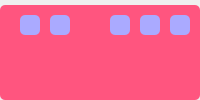
                     <widget class="QFrame" name="frame_btn">
                      <property name="minimumSize">
                       <size>
                        <width>0</width>
                        <height>35</height>
                       </size>
                      </property>
                      <property name="maximumSize">
                       <size>
                        <width>16777215</width>
                        <height>500</height>
                       </size>
                      </property>
                      <property name="frameShape">
                       <enum>QFrame::NoFrame</enum>
                      </property>
                      <property name="frameShadow">
                       <enum>QFrame::Raised</enum>
                      </property>
                      <layout class="QHBoxLayout" name="horizontalLayout_12">
                       <property name="spacing">
                        <number>0</number>
                       </property>
                       <property name="leftMargin">
                        <number>0</number>
                       </property>
                       <property name="topMargin">
                        <number>5</number>
                       </property>
                       <property name="rightMargin">
                        <number>0</number>
                       </property>
                       <property name="bottomMargin">
                        <number>0</number>
                       </property>
                       <item>
                        <widget class="QFrame" name="frame_2">
                         <property name="maximumSize">
                          <size>
                           <width>550</width>
                           <height>16777215</height>
                          </size>
                         </property>
                         <property name="styleSheet">
                          <string notr="true">background-color: rgb(255, 85, 127);
border-radius: 5px;</string>
                         </property>
                         <property name="frameShape">
                          <enum>QFrame::StyledPanel</enum>
                         </property>
                         <property name="frameShadow">
                          <enum>QFrame::Raised</enum>
                         </property>
                         <widget class="QPushButton" name="pb_close_pup_2">
                          <property name="geometry">
                           <rect>
                            <x>20</x>
                            <y>10</y>
                            <width>20</width>
                            <height>20</height>
                           </rect>
                          </property>
                          <property name="maximumSize">
                           <size>
                            <width>20</width>
                            <height>20</height>
                           </size>
                          </property>
                          <property name="styleSheet">
                           <string notr="true">QPushButton {
	border-radius: 5px;
	
	background-image: url(:/icon/resource/icon/20x20/cil-media-skip-backward.png);
	background-position: center;
	background-color: rgb(170, 170, 255);
}
QPushButton:hover {
	background-color: rgb(50, 50, 50);
	color: rgb(200, 200, 200);
}
QPushButton:pressed {
	background-color: rgb(35, 35, 35);
	color: rgb(200, 200, 200);
}</string>
                          </property>
                          <property name="text">
                           <string/>
                          </property>
                         </widget>
                         <widget class="QPushButton" name="pb_close_pup_3">
                          <property name="geometry">
                           <rect>
                            <x>50</x>
                            <y>10</y>
                            <width>20</width>
                            <height>20</height>
                           </rect>
                          </property>
                          <property name="maximumSize">
                           <size>
                            <width>20</width>
                            <height>20</height>
                           </size>
                          </property>
                          <property name="styleSheet">
                           <string notr="true">QPushButton {
	border-radius: 5px;
	
	background-image: url(:/icon/resource/icon/20x20/cil-arrow-circle-left.png);
	background-position: center;
	background-color: rgb(170, 170, 255);
}
QPushButton:hover {
	background-color: rgb(50, 50, 50);
	color: rgb(200, 200, 200);
}
QPushButton:pressed {
	background-color: rgb(35, 35, 35);
	color: rgb(200, 200, 200);
}</string>
                          </property>
                          <property name="text">
                           <string/>
                          </property>
                         </widget>
                         <widget class="QPushButton" name="pb_close_pup_4">
                          <property name="geometry">
                           <rect>
                            <x>410</x>
                            <y>10</y>
                            <width>20</width>
                            <height>20</height>
                           </rect>
                          </property>
                          <property name="maximumSize">
                           <size>
                            <width>20</width>
                            <height>20</height>
                           </size>
                          </property>
                          <property name="styleSheet">
                           <string notr="true">QPushButton {
	border-radius: 5px;
	
	background-image: url(:/icon/resource/icon/20x20/cil-trash.png);
	background-position: center;
	background-color: rgb(255, 0, 0);
}
QPushButton:hover {
	background-color: rgb(50, 50, 50);
	color: rgb(200, 200, 200);
}
QPushButton:pressed {
	background-color: rgb(35, 35, 35);
	color: rgb(200, 200, 200);
}</string>
                          </property>
                          <property name="text">
                           <string/>
                          </property>
                         </widget>
                         <widget class="QPushButton" name="pb_close_pup_5">
                          <property name="geometry">
                           <rect>
                            <x>480</x>
                            <y>10</y>
                            <width>20</width>
                            <height>20</height>
                           </rect>
                          </property>
                          <property name="maximumSize">
                           <size>
                            <width>20</width>
                            <height>20</height>
                           </size>
                          </property>
                          <property name="styleSheet">
                           <string notr="true">QPushButton {
	border-radius: 5px;
	
	background-image: url(:/icon/resource/icon/20x20/cil-arrow-circle-right.png);
	background-position: center;
	background-color: rgb(170, 170, 255);
}
QPushButton:hover {
	background-color: rgb(50, 50, 50);
	color: rgb(200, 200, 200);
}
QPushButton:pressed {
	background-color: rgb(35, 35, 35);
	color: rgb(200, 200, 200);
}</string>
                          </property>
                          <property name="text">
                           <string/>
                          </property>
                         </widget>
                         <widget class="QPushButton" name="pb_close_pup_6">
                          <property name="geometry">
                           <rect>
                            <x>510</x>
                            <y>10</y>
                            <width>20</width>
                            <height>20</height>
                           </rect>
                          </property>
                          <property name="maximumSize">
                           <size>
                            <width>20</width>
                            <height>20</height>
                           </size>
                          </property>
                          <property name="styleSheet">
                           <string notr="true">QPushButton {
	border-radius: 5px;
	
	background-image: url(:/icon/resource/icon/20x20/cil-media-skip-forward.png);
	background-position: center;
	
	
	background-color: rgb(170, 170, 255);
}
QPushButton:hover {
	background-color: rgb(50, 50, 50);
	color: rgb(200, 200, 200);
}
QPushButton:pressed {
	background-color: rgb(35, 35, 35);
	color: rgb(200, 200, 200);
}</string>
                          </property>
                          <property name="text">
                           <string/>
                          </property>
                         </widget>
                         <widget class="QPushButton" name="pb_close_pup_7">
                          <property name="geometry">
                           <rect>
                            <x>170</x>
                            <y>10</y>
                            <width>20</width>
                            <height>20</height>
                           </rect>
                          </property>
                          <property name="maximumSize">
                           <size>
                            <width>20</width>
                            <height>20</height>
                           </size>
                          </property>
                          <property name="styleSheet">
                           <string notr="true">QPushButton {
	border-radius: 5px;
	
	background-image: url(:/icon/resource/icon/20x20/cil-reload.png);
	background-position: center;
	background-color: rgb(170, 170, 255);
}
QPushButton:hover {
	background-color: rgb(50, 50, 50);
	color: rgb(200, 200, 200);
}
QPushButton:pressed {
	background-color: rgb(35, 35, 35);
	color: rgb(200, 200, 200);
}</string>
                          </property>
                          <property name="text">
                           <string/>
                          </property>
                         </widget>
                         <widget class="QPushButton" name="pb_close_pup_8">
                          <property name="geometry">
                           <rect>
                            <x>140</x>
                            <y>10</y>
                            <width>20</width>
                            <height>20</height>
                           </rect>
                          </property>
                          <property name="maximumSize">
                           <size>
                            <width>20</width>
                            <height>20</height>
                           </size>
                          </property>
                          <property name="styleSheet">
                           <string notr="true">QPushButton {
	border-radius: 5px;
	
	background-image: url(:/icon/resource/icon/20x20/cil-print.png);
	background-position: center;
	background-color: rgb(170, 170, 255);
}
QPushButton:hover {
	background-color: rgb(50, 50, 50);
	color: rgb(200, 200, 200);
}
QPushButton:pressed {
	background-color: rgb(35, 35, 35);
	color: rgb(200, 200, 200);
}</string>
                          </property>
                          <property name="text">
                           <string/>
                          </property>
                         </widget>
                         <widget class="QPushButton" name="pb_close_pup_9">
                          <property name="geometry">
                           <rect>
                            <x>110</x>
                            <y>10</y>
                            <width>20</width>
                            <height>20</height>
                           </rect>
                          </property>
                          <property name="maximumSize">
                           <size>
                            <width>20</width>
                            <height>20</height>
                           </size>
                          </property>
                          <property name="styleSheet">
                           <string notr="true">QPushButton {
	border-radius: 5px;
	
	background-image: url(:/icon/resource/icon/20x20/cil-save.png);
	background-position: center;
	background-color: rgb(170, 170, 255);
}
QPushButton:hover {
	background-color: rgb(50, 50, 50);
	color: rgb(200, 200, 200);
}
QPushButton:pressed {
	background-color: rgb(35, 35, 35);
	color: rgb(200, 200, 200);
}</string>
                          </property>
                          <property name="text">
                           <string/>
                          </property>
                         </widget>
                         <widget class="QPushButton" name="pb_close_pup_10">
                          <property name="geometry">
                           <rect>
                            <x>380</x>
                            <y>10</y>
                            <width>20</width>
                            <height>20</height>
                           </rect>
                          </property>
                          <property name="maximumSize">
                           <size>
                            <width>20</width>
                            <height>20</height>
                           </size>
                          </property>
                          <property name="styleSheet">
                           <string notr="true">QPushButton {
	border-radius: 5px;
	
	
	background-image: url(:/icon/resource/icon/20x20/cil-check.png);
	background-position: center;
	
	background-color: rgb(85, 255, 127);
}
QPushButton:hover {
	background-color: rgb(50, 50, 50);
	color: rgb(200, 200, 200);
}
QPushButton:pressed {
	background-color: rgb(35, 35, 35);
	color: rgb(200, 200, 200);
}</string>
                          </property>
                          <property name="text">
                           <string/>
                          </property>
                         </widget>
                        </widget>
                       </item>
                      </layout>
                     </widget>
